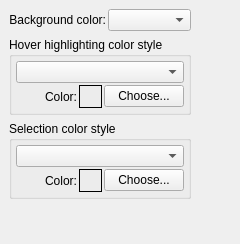
         <widget class="QWidget" name="Color" >
          <layout class="QGridLayout" >
           <property name="margin" >
            <number>9</number>
           </property>
           <property name="spacing" >
            <number>6</number>
           </property>
           <item row="0" column="0" >
            <layout class="QVBoxLayout" >
             <property name="margin" >
              <number>0</number>
             </property>
             <property name="spacing" >
              <number>6</number>
             </property>
             <item>
              <layout class="QHBoxLayout" >
               <property name="margin" >
                <number>0</number>
               </property>
               <property name="spacing" >
                <number>2</number>
               </property>
               <item>
                <widget class="QLabel" name="label_8" >
                 <property name="text" >
                  <string>Background color:</string>
                 </property>
                 <property name="alignment" >
                  <set>Qt::AlignRight|Qt::AlignTrailing|Qt::AlignVCenter</set>
                 </property>
                </widget>
               </item>
               <item>
                <widget class="QComboBox" name="backgroundColorComboBox" />
               </item>
              </layout>
             </item>
             <item>
              <widget class="QGroupBox" name="hoverHighlightingStyleGroupBox" >
               <property name="title" >
                <string>Hover highlighting color style</string>
               </property>
               <layout class="QGridLayout" >
                <property name="margin" >
                 <number>4</number>
                </property>
                <property name="spacing" >
                 <number>2</number>
                </property>
                <item row="1" column="0" >
                 <widget class="QLabel" name="label_21" >
                  <property name="text" >
                   <string>Color:</string>
                  </property>
                  <property name="alignment" >
                   <set>Qt::AlignRight|Qt::AlignTrailing|Qt::AlignVCenter</set>
                  </property>
                 </widget>
                </item>
                <item row="1" column="1" >
                 <layout class="QHBoxLayout" >
                  <property name="margin" >
                   <number>0</number>
                  </property>
                  <property name="spacing" >
                   <number>2</number>
                  </property>
                  <item>
                   <widget class="QFrame" name="hoverHighlightingColorFrame" >
                    <property name="minimumSize" >
                     <size>
                      <width>23</width>
                      <height>23</height>
                     </size>
                    </property>
                    <property name="maximumSize" >
                     <size>
                      <width>23</width>
                      <height>23</height>
                     </size>
                    </property>
                    <property name="frameShape" >
                     <enum>QFrame::Box</enum>
                    </property>
                    <property name="frameShadow" >
                     <enum>QFrame::Plain</enum>
                    </property>
                   </widget>
                  </item>
                  <item>
                   <widget class="QPushButton" name="hoverHighlightingColorButton" >
                    <property name="text" >
                     <string>Choose...</string>
                    </property>
                    <property name="autoDefault" >
                     <bool>false</bool>
                    </property>
                   </widget>
                  </item>
                 </layout>
                </item>
                <item row="0" column="0" colspan="2" >
                 <widget class="QComboBox" name="hoverHighlightingStyleComboBox" />
                </item>
               </layout>
              </widget>
             </item>
             <item>
              <widget class="QGroupBox" name="selectionColorStyleGroupBox" >
               <property name="title" >
                <string>Selection color style</string>
               </property>
               <layout class="QGridLayout" >
                <property name="margin" >
                 <number>4</number>
                </property>
                <property name="spacing" >
                 <number>2</number>
                </property>
                <item row="1" column="0" >
                 <widget class="QLabel" name="label_22" >
                  <property name="text" >
                   <string>Color:</string>
                  </property>
                  <property name="alignment" >
                   <set>Qt::AlignRight|Qt::AlignTrailing|Qt::AlignVCenter</set>
                  </property>
                 </widget>
                </item>
                <item row="1" column="1" >
                 <layout class="QHBoxLayout" >
                  <property name="margin" >
                   <number>0</number>
                  </property>
                  <property name="spacing" >
                   <number>2</number>
                  </property>
                  <item>
                   <widget class="QFrame" name="selectionColorFrame" >
                    <property name="minimumSize" >
                     <size>
                      <width>23</width>
                      <height>23</height>
                     </size>
                    </property>
                    <property name="maximumSize" >
                     <size>
                      <width>23</width>
                      <height>23</height>
                     </size>
                    </property>
                    <property name="frameShape" >
                     <enum>QFrame::Box</enum>
                    </property>
                    <property name="frameShadow" >
                     <enum>QFrame::Plain</enum>
                    </property>
                   </widget>
                  </item>
                  <item>
                   <widget class="QPushButton" name="selectionColorButton" >
                    <property name="text" >
                     <string>Choose...</string>
                    </property>
                    <property name="autoDefault" >
                     <bool>false</bool>
                    </property>
                   </widget>
                  </item>
                 </layout>
                </item>
                <item row="0" column="0" colspan="2" >
                 <widget class="QComboBox" name="selectionStyleComboBox" />
                </item>
               </layout>
              </widget>
             </item>
             <item>
              <spacer>
               <property name="orientation" >
                <enum>Qt::Vertical</enum>
               </property>
               <property name="sizeHint" >
                <size>
                 <width>20</width>
                 <height>16</height>
                </size>
               </property>
              </spacer>
             </item>
            </layout>
           </item>
           <item row="1" column="1" >
            <spacer>
             <property name="orientation" >
              <enum>Qt::Horizontal</enum>
             </property>
             <property name="sizeHint" >
              <size>
               <width>40</width>
               <height>20</height>
              </size>
             </property>
            </spacer>
           </item>
          </layout>
         </widget>
